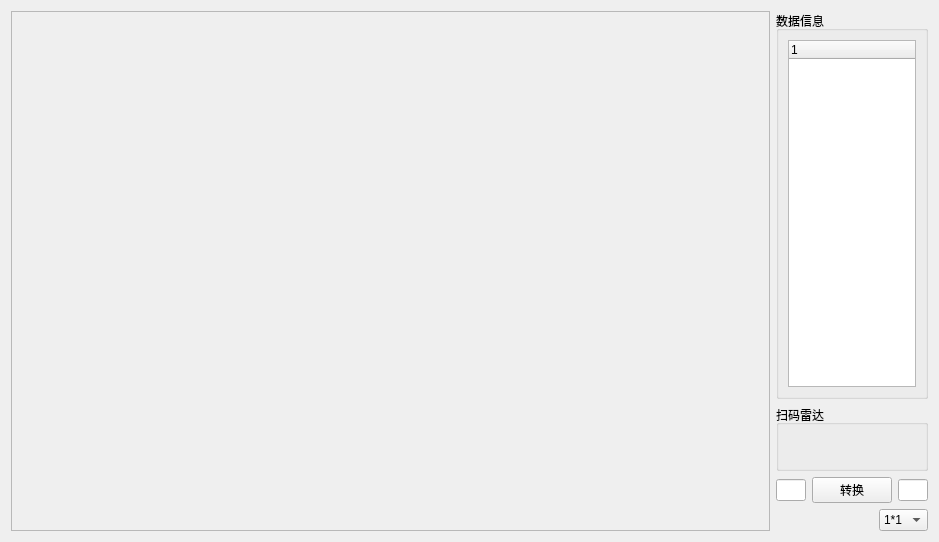
<?xml version="1.0" encoding="UTF-8"?>
<ui version="4.0">
 <class>Form</class>
 <widget class="QWidget" name="Form">
  <property name="geometry">
   <rect>
    <x>0</x>
    <y>0</y>
    <width>939</width>
    <height>542</height>
   </rect>
  </property>
  <property name="windowTitle">
   <string>Form</string>
  </property>
  <layout class="QGridLayout" name="gridLayout" columnstretch="10,2">
   <item row="0" column="0">
    <widget class="QScrollArea" name="scrollArea">
     <property name="widgetResizable">
      <bool>true</bool>
     </property>
     <widget class="QWidget" name="scrollAreaWidgetContents">
      <property name="geometry">
       <rect>
        <x>0</x>
        <y>0</y>
        <width>744</width>
        <height>522</height>
       </rect>
      </property>
      <layout class="QGridLayout" name="gridLayout_2">
       <property name="leftMargin">
        <number>2</number>
       </property>
       <property name="topMargin">
        <number>2</number>
       </property>
       <property name="rightMargin">
        <number>2</number>
       </property>
       <property name="bottomMargin">
        <number>2</number>
       </property>
       <property name="spacing">
        <number>2</number>
       </property>
       <item row="0" column="0">
        <widget class="QWidget" name="widget" native="true">
         <layout class="QGridLayout" name="gridLayout_4">
          <property name="leftMargin">
           <number>3</number>
          </property>
          <property name="topMargin">
           <number>3</number>
          </property>
          <property name="rightMargin">
           <number>3</number>
          </property>
          <property name="bottomMargin">
           <number>3</number>
          </property>
          <property name="spacing">
           <number>3</number>
          </property>
          <item row="0" column="0">
           <layout class="QGridLayout" name="gridLayout_client"/>
          </item>
         </layout>
        </widget>
       </item>
      </layout>
     </widget>
    </widget>
   </item>
   <item row="0" column="1">
    <layout class="QVBoxLayout" name="verticalLayout">
     <item>
      <widget class="QGroupBox" name="groupBox_2">
       <property name="title">
        <string>数据信息</string>
       </property>
       <layout class="QGridLayout" name="gridLayout_6">
        <item row="0" column="0">
         <widget class="QTreeWidget" name="treeWidget">
          <column>
           <property name="text">
            <string notr="true">1</string>
           </property>
          </column>
         </widget>
        </item>
       </layout>
      </widget>
     </item>
     <item>
      <widget class="QGroupBox" name="groupBox_3">
       <property name="minimumSize">
        <size>
         <width>0</width>
         <height>66</height>
        </size>
       </property>
       <property name="title">
        <string>扫码雷达</string>
       </property>
       <layout class="QGridLayout" name="gridLayout_7">
        <item row="0" column="0">
         <layout class="QGridLayout" name="gridLayout_btn"/>
        </item>
       </layout>
      </widget>
     </item>
     <item>
      <layout class="QHBoxLayout" name="horizontalLayout_8">
       <item>
        <widget class="QLineEdit" name="lineEdit"/>
       </item>
       <item>
        <widget class="QPushButton" name="btnTurn">
         <property name="text">
          <string>转换</string>
         </property>
        </widget>
       </item>
       <item>
        <widget class="QLineEdit" name="lineEdit_2"/>
       </item>
      </layout>
     </item>
     <item>
      <layout class="QHBoxLayout" name="horizontalLayout_7">
       <item>
        <spacer name="horizontalSpacer">
         <property name="orientation">
          <enum>Qt::Horizontal</enum>
         </property>
         <property name="sizeHint" stdset="0">
          <size>
           <width>40</width>
           <height>20</height>
          </size>
         </property>
        </spacer>
       </item>
       <item>
        <widget class="QComboBox" name="cmbBox_turn">
         <item>
          <property name="text">
           <string>1*1</string>
          </property>
         </item>
         <item>
          <property name="text">
           <string>1*4</string>
          </property>
         </item>
        </widget>
       </item>
      </layout>
     </item>
    </layout>
   </item>
  </layout>
 </widget>
 <resources/>
 <connections/>
</ui>
